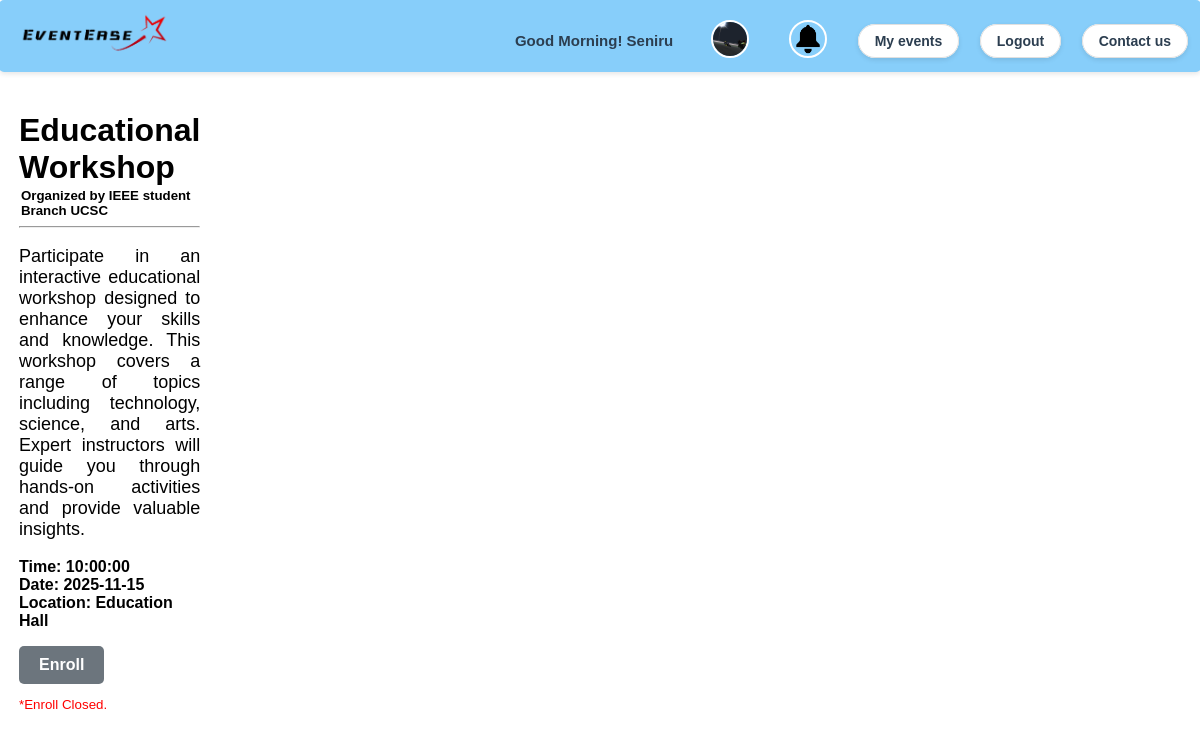
Screenshot of /event.php?no=11 (signed in) with the database file from the repository.
### tables this page shows
CREATE TABLE `events` (
  `no` int(11) NOT NULL,
  `name` varchar(20) NOT NULL,
  `short_dis` varchar(200) DEFAULT NULL,
  `long_dis` varchar(2000) NOT NULL,
  `flag` tinyint(1) NOT NULL,
  `time` time NOT NULL,
  `finish_time` time NOT NULL,
  `date` date NOT NULL,
  `location` varchar(20) NOT NULL,
  `people_limit` int(11) NOT NULL,
  `event_type` varchar(50) NOT NULL,
  `approvedstatus` int(11) NOT NULL,
  `reason` varchar(1000) NOT NULL,
  `supervisor` int(11) DEFAULT NULL,
  `event_banner` varchar(200) NOT NULL,
  `organizer` int(11) NOT NULL,
  `orgno` int(11) NOT NULL
);

CREATE TABLE `organizations` (
  `orgno` int(11) NOT NULL,
  `orgname` varchar(100) NOT NULL,
  `orgdetails` varchar(2000) NOT NULL,
  `orgprofilepic` text NOT NULL
);

### app/Database.php (called while the page is built, shortened)
<?php
class Database
{
    private $host = 'localhost';
    private $user = 'root';
    private $password = '';
    private $db_name = 'eventease';
    public function getConnection()
    {
        $this->con = new mysqli($this->host, $this->user, $this->password, $this->db_name);
        return $this->con;
    }
}
?>

### app/Models/EventModel.php (called while the page is built, shortened)
<?php
class EventModel {
    private $conn;
    public function __construct(Database $database) {
        $this->conn = $database->getConnection();
    }
    public function isUserEnrolled($username, $eventno) {
        $query = "SELECT * FROM enroll WHERE username = ? AND eventno = ?";
        $stmt = $this->conn->prepare($query);
        $stmt->bind_param("si", $username, $eventno);
        $stmt->execute();
        $result = $stmt->get_result();
        return $result->num_rows > 0;
    }
    public function getEvent($no) {
    $query = "SELECT events.*, organizations.*
              FROM events
              JOIN organizations ON events.orgno = organizations.orgno
              WHERE events.no = ?";
    $stmt = $this->conn->prepare($query);
    $stmt->bind_param("i", $no);
    $stmt->execute();
    $result = $stmt->get_result();
    return $result->fetch_assoc();
}
}

### app/views/events/event.php (the view, shortened to what this page needs)
<!DOCTYPE html>
<html>
<head>
    <link rel="stylesheet" type="text/css" href="./css/event.css">
</head>
<body>
    <main class="main">
        <div class="event-details">
            <?php if ($event): ?>
                <div>
                    <h1><?php echo $event['name']; ?></h1><h5>Organized by <?php echo $event['orgname'];?></h5>
                    <hr>
                    <p class="details"><?php echo $event['long_dis']; ?></p>
                    <p><b>
                        Time: <?php echo $event['time']; ?>
                        <br>
                        Date: <?php echo $event['date']; ?>
                        <br>
                        Location: <?php echo $event['location']; ?>
                    </b></p>
                    <?php
                    $eventDate = new DateTime($event['date']);
                    $currentDate = new DateTime();
                    $interval = $currentDate->diff($eventDate);
                    $daysUntilEvent = $interval->days;
                    ?>
                    <?php if (!$isEnrolled): ?>
                        <?php if ($event['flag'] == 0 && $userdata['usertype'] == "guest"): ?>
                        <?php else: ?>
                            <form action="enroll.php" method="POST">
                                <button type="submit" class="button enroll-button<?php echo ($daysUntilEvent <= 5) ? ' disabled' : ''; ?>" <?php echo ($daysUntilEvent <= 5) ? 'disabled' : ''; ?>>Enroll</button>
                                <?php if ($daysUntilEvent <= 5): ?>
                                    <p class="notice">*Enroll Closed.</p>
                                <?php endif; ?>
                            </form>
                        <?php endif; ?>
                    <?php endif; ?>
                </div>
            <?php endif; ?>
        </div>
    </main>
</body>
</html>

### public/css/headerstyle.css (style rules this page uses)
body { margin: -1px; padding: -1px; font-family: Arial, Helvetica, sans-serif; }

### public/css/event.css (style rules this page uses)
.main { padding: 20px; margin: 0 20 20 20px; }
.details { text-align: justify; font-size: large; }
button { padding: 6px; color: rgba(0, 0, 0, 0.726); background-color: white; border-radius: 8px; font-weight: bold; }

### app/views/events/event.php (style rules this page uses)
.button { padding: 10px 20px; font-size: 16px; border: none; border-radius: 5px; cursor: pointer; }
.enroll-button { background-color: #007bff; color: white; }
.enroll-button.disabled { background-color: #6c757d; cursor: not-allowed; }
.main { display: flex; justify-content: space-between; align-items: flex-start; }
.event-details { flex: 1; margin-right: 20px; }
.event-details h1 { margin-bottom: 0; }
.event-details h5 { margin: 2px; }
.notice { color: red; font-size: smaller; }

### rows the page displays
events: name "Educational Workshop", orgno.orgname "IEEE student Branch UCSC", long_dis "Participate in an interactive educational workshop designed to enhance your skills and knowledge. This workshop covers a range of topics including technology, science, and arts. Expert instructors will guide you through hands-on activities and provide valuable insights.", time "10:00:00", date "2025-11-15", location "Education Hall"

### other values shown
$fname "Seniru"
